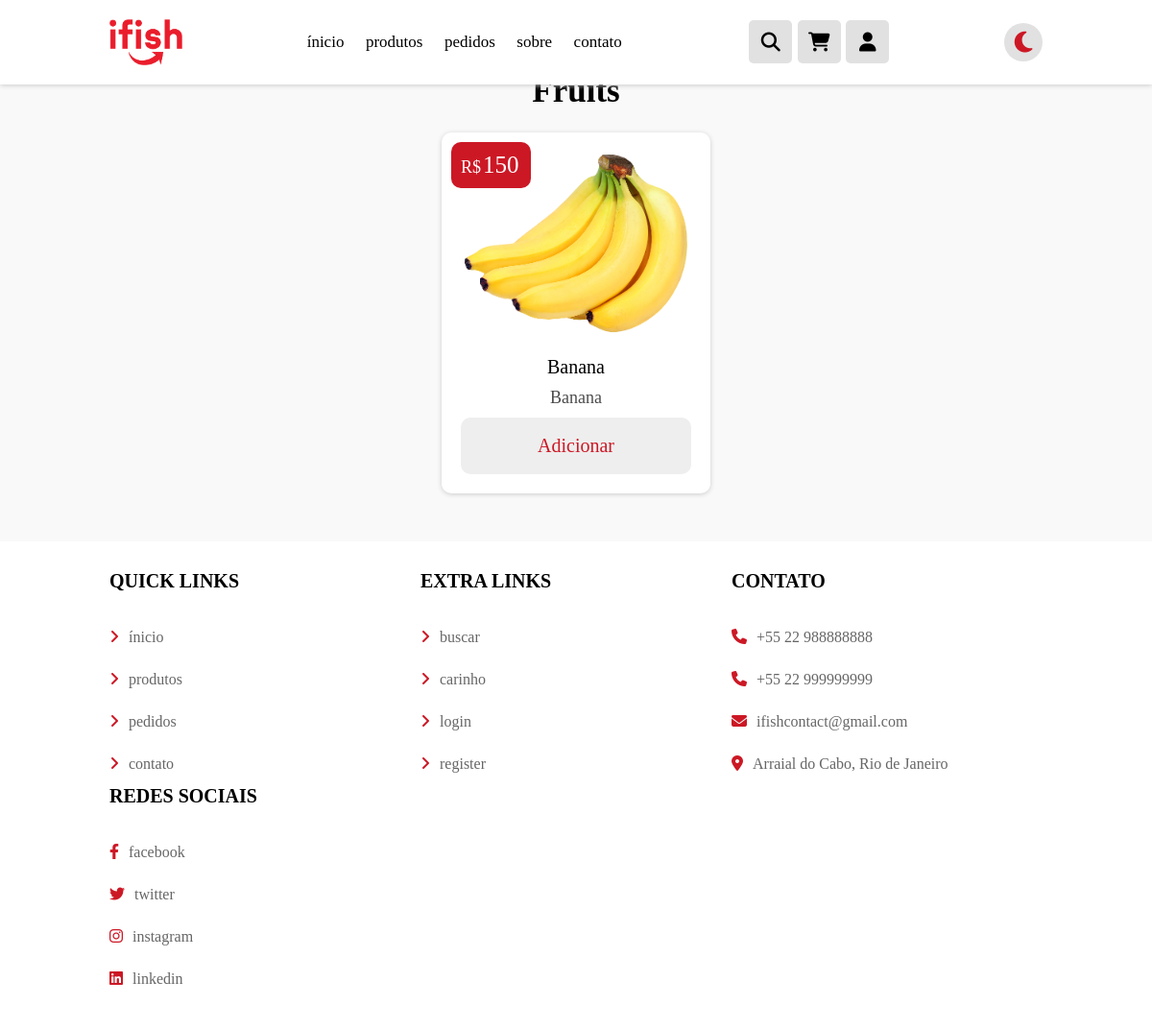
/categoria.php?categoria=fruits (signed in), run on an earlier commit of the app's database.
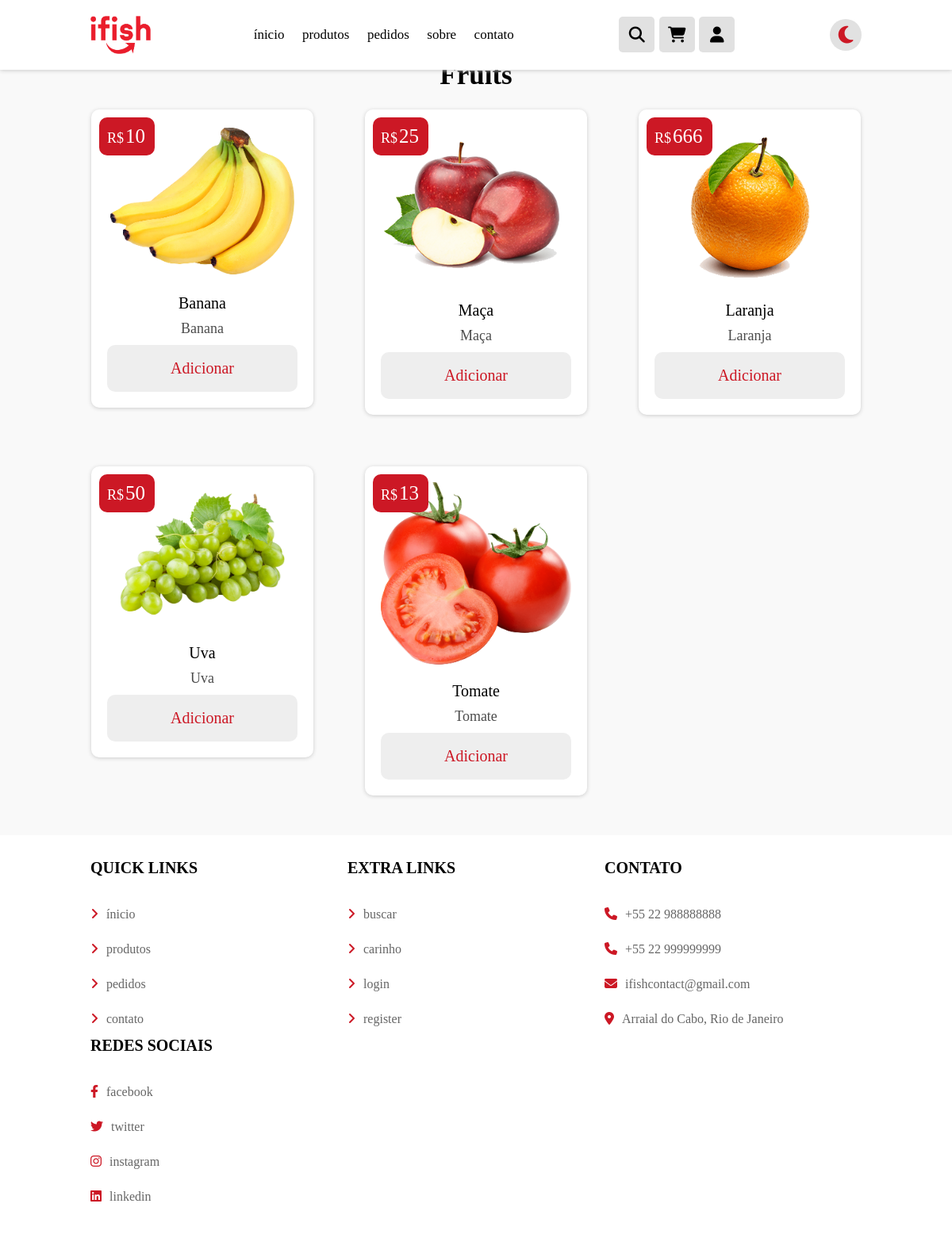
And on a later commit of the database.
### tables this page shows
CREATE TABLE `produtos` (
  `id` int(100) NOT NULL,
  `nome` varchar(100) NOT NULL,
  `categoria` varchar(20) NOT NULL,
  `detalhes` varchar(500) NOT NULL,
  `preco` int(100) NOT NULL,
  `image` varchar(100) NOT NULL
);

### categoria.php (the view, shortened to what this page needs)
<!DOCTYPE html>
<html lang="pt-BR">
<head>
   <link rel="stylesheet" href="css/index.css">
   <link rel="stylesheet" href="css/header.css">
   <link rel="stylesheet" href="css/footer.css">
   <link rel="stylesheet" href="css/categoria.css">
   <link rel="stylesheet" href="https://cdnjs.cloudflare.com/ajax/libs/font-awesome/6.2.0/css/all.min.css" />
</head>
<body class="body">
   <?php include 'header.php'; ?>
   <section class="produtos">
      <h1 class="titulo"><?= $category_name = $_GET['categoria']; ?></h1>
      <div class="box-container">
         <?php
         $category_name = $_GET['categoria'];
         $select_products = $conn->prepare("SELECT * FROM `produtos` WHERE categoria = ?");
         $select_products->execute([$category_name]);
         if ($select_products->rowCount() > 0) {
            while ($fetch_products = $select_products->fetch(PDO::FETCH_ASSOC)) {
         ?>
               <div class="card-produtos">
                  <form action="" class="box" method="POST">
                     <div class="preco">R$<span><?= $fetch_products['preco']; ?></span></div>
                     <img src="uploaded_img/<?= $fetch_products['image']; ?>" alt="">
                     <div class="nome"><?= $fetch_products['nome']; ?></div>
                     <div class="detalhes"><?= $fetch_products['detalhes']; ?></div>
                     <input type="submit" value="Adicionar" class="btn" name="add_carrinho">
                  </form>
               </div>
         <?php
            }
         } else {
            echo '<p class="empty-produtos">nenhum produto disponível!</p>';
         }
         ?>
      </div>
   </section>
   <?php include 'footer.php'; ?>
</body>
</html>

What changed in the data, as far as the page shows it:
changed produtos "Banana": preco "150" → "10"
added produtos: preco "25", image (picture), nome "Maça", detalhes "Maça"
added produtos: preco "666", image (picture), nome "Laranja", detalhes "Laranja"
added produtos: preco "50", image (picture), nome "Uva", detalhes "Uva"
added produtos: preco "13", image (picture), nome "Tomate", detalhes "Tomate"
